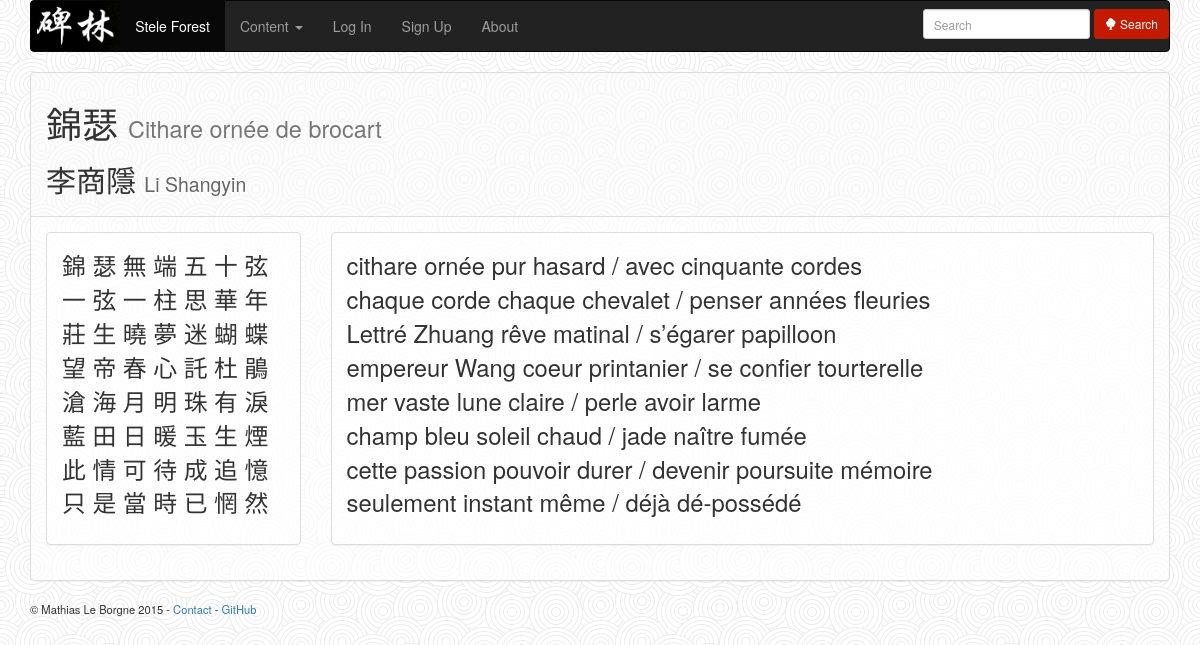
The app's page /text/5 with its own data.
### texts/models.py (models this page shows, shortened)
class Text(models.Model):
    title_english = models.CharField(max_length=100)
    title_chinese = models.CharField(max_length=100)
    title_pinyin = models.CharField(max_length=100, null=True)
    author = models.ForeignKey('Author')
    content_english = models.TextField(null=True)
    content_chinese = models.TextField(null=True)
    content_pinyin = models.TextField(null=True)
    date_release = models.DateTimeField(auto_now_add=True, auto_now=False,
                                        verbose_name="Release Date")
    date_writing = models.DateTimeField(auto_now_add=False, auto_now=False,
                                        null=True,
                                        verbose_name="Writing Date")
    chars_data = models.TextField(null=True) # JSON-serialized (text) version of your list

class Author(models.Model):
    name_chinese = models.CharField(max_length=42)
    name_pinyin = models.CharField(max_length=42)
    year_birth = models.CharField(null=True, max_length=100)
    year_death = models.CharField(null=True, max_length=100)
    biography = models.TextField(null=True)

### texts/views.py (the view)
# urls.py: url(r'^text/(?P<pk>\d+)$', ReadText.as_view(), name='read_text'),
class ReadText(DetailView):
    context_object_name = "text"
    model = Text
    template_name = make_template_name("text")
    def get_context_data(self, **kwargs):
        context = super(ReadText, self).get_context_data(**kwargs)
        text = self.get_object()
        chars_data_json = text.chars_data
        json_decoder = json.decoder.JSONDecoder()
        if chars_data_json is not None:
            chars_data = [CharData.from_json(char_data_raw) for char_data_raw
                          in json_decoder.decode(chars_data_json)]
            context['chars_data_decoded'] = chars_data
        return context

### texts/models.py (called while the page is built)
    @classmethod
    def from_json(cls, item_json):
        character = item_json[0]
        if len(item_json) == 1:
            translation = None
            pinyin = None
        else:
            translation = item_json[1]
            pinyin = item_json[2]
        return cls(character, translation, pinyin)

### texts/templates/texts/text.html (shortened to what this page needs)
{% extends "base.html" %}
{% block content %}
<div class="panel panel-default">
    <div class="panel-heading">
        <h1>{{ text.title_chinese }} <small>{{ text.title_english }}</small></h1>
        <h2>{{ text.author.name_chinese }} <small><a href="{% url "author_page" text.author.id %}">{{ text.author.name_pinyin }}</a></small></h2>
    </div>
    <div class="panel-body">
        <div class="row">
            <div class="col-sm-3">
                <div class="panel panel-default" id="panel_chinese">
                    <div class="panel-body">
                        {% if not text.chars_data %}
                            {{ text.content_chinese|linebreaks }}
                        {% else %}
                            <p>
                            {% for char_data in chars_data_decoded %}
                                {% if char_data.is_line_break %}
                                    <br>
                                {% elif not char_data.translation %}
                                    {{ char_data.character }}
                                {% else %}
                                    <span data-toggle="popover" data-trigger="hover" data-placement="top"
                                     title="{{ char_data.translation }}" data-content="{{ char_data.pinyin }}">
                                        {{ char_data.character }}
                                    </span>
                                {% endif %}
                            {% endfor %}
                            </p>
                        {% endif %}
                    </div>
                </div>
            </div>
            <div class="col-sm-9">
                <div class="panel panel-default" id="panel_english">
                    <div class="panel-body">
                        {{ text.content_english|linebreaks }}
                    </div>
                </div>
            </div>
        </div class="row">
    </div>
</div>
{% endblock %}

### static/css/texts_style.css (style rules this page uses)
body { background-image: url(../img/swirl_pattern.jpg); }
.panel, .list-group-item { background-color: rgba(255, 255, 255, 0.65); }
.panel > .panel-heading { background-image: none; background-color: rgba(200, 200, 200, 0.05); }
.list-group-item a, .panel > .panel-heading a { color: #666666; }
#panel_english, #panel_chinese { font-size: 170%; }

### records on screen
Text: title_chinese "錦瑟", title_english "Cithare ornée de brocart", author.name_chinese "李商隱", author.name_pinyin "Li Shangyin", content_english "cithare ornée pur hasard / avec cinquante cordes chaque corde chaque chevalet / penser années fleuries Lettré Zhuang rêve matinal / s’égarer papilloon empereur Wang coeur printanier / se confier tourterelle mer vaste lune claire / perle avoir larme champ bleu soleil chaud / jade naître fumée cette passion pouvoir durer / devenir poursuite mémoire seulement instant même / déjà dé-possédé"

### other values on screen
{{ char_data.character }} "錦" "瑟" "無" "端" "五" "十" "弦" "一" "弦" "一" "柱" "思" "華" "年" "莊" "生" "曉" "夢" "迷" "蝴" "蝶" "望" "帝" "春" "心" "託" "杜" "鵑" "滄" "海" "月" "明" "珠" "有" "淚" "藍" "田" "日" "暖" "玉" "生" "煙" "此" "情" "可" "待" "成" "追" "憶" "只" "是" "當" "時" "已" "惘" "然"
